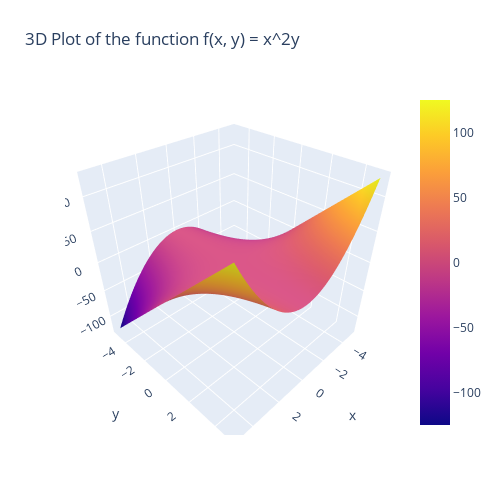

Notebook cell for this chart:
### Code cell
fig = go.Figure(data=[go.Surface(z=z, x=x, y=y)])
fig.update_layout(title='3D Plot of the function f(x, y) = x^2y', autosize=False,
                  width=500, height=500,
                  margin=dict(l=65, r=50, b=65, t=90))

fig.show()

### Figure 1 — Plotly figure (JSON) as saved in the notebook; plotly's stock layout.template omitted (floating-point values rounded to 4 significant figures; data arrays with more than 128 entries replaced by an {"elided": "..."} marker saying what was removed)
{"data": [{"type": "surface", "x": {"elided": "100x100 float values"}, "y": {"elided": "100x100 float values"}, "z": {"elided": "100x100 float values"}}], "layout": {"autosize": false, "height": 500, "margin": {"b": 65, "l": 65, "r": 50, "t": 90}, "title": {"text": "3D Plot of the function f(x, y) = x^2y"}, "width": 500}}
